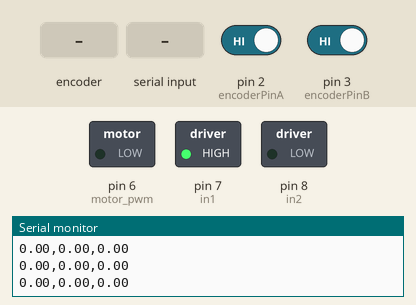
Bench run of a program on a simulated Arduino Uno, built with avr-gcc and run on an emulated ATmega328P. Parts: switched loads named in the program (green lamp = pin HIGH), the last lines printed to the serial monitor. The inputs (shaded band) are chosen by the test bench; at power-on: pin 2 (encoderPinA) HIGH, pin 3 (encoderPinB) HIGH.

Above: at 1.2 s.
1.3 s: rotary encoder on pin 2 (encoderPinA) / pin 3 (encoderPinB) turned 3 steps (first pin leading)
At 1.65 s:
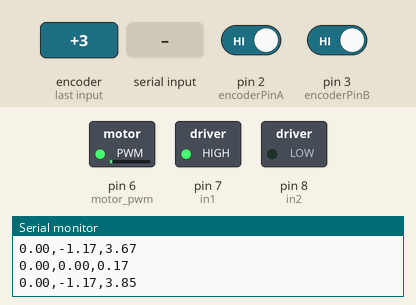
4.3 s: "30,150\n" received over Serial
At 4.45 s:
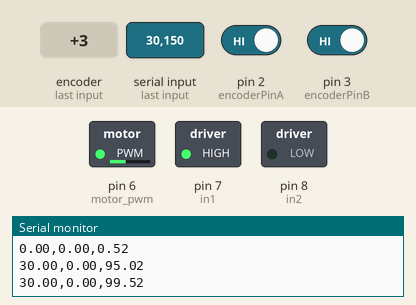
At 9.0 s:
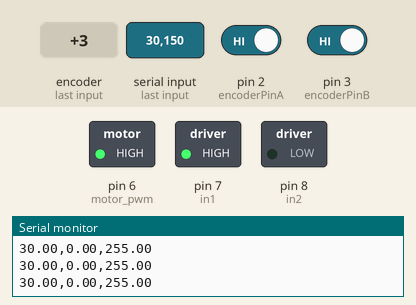
Timing chart, 0 to 10.5 s (numbered marks = the images above; inputs shaded):
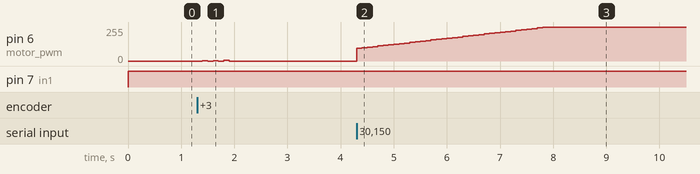

Measured:
- after the input at 1.3 s, pin 6 (motor_pwm): 0/255 → 3/255 after 0.10 s, → 0/255 0.10 s later, → 3/255 0.10 s later, → 0/255 0.10 s later, … (6 changes in this stretch)
- after the input at 4.3 s, pin 6 (motor_pwm): moves from 0/255 to 255/255 over 3.6 s, starting at once

The program:

main.cpp
```cpp
#include <Arduino.h>
#include <PIDController.h>

// Encoder connections
const int encoderPinA = 2;  // Channel A
const int encoderPinB = 3;  // Channel B

// Motor pins
#define in1 7
#define in2 8
#define motor_pwm 6

//  Target RPM
float set_point = 0.0;

//  Measured RPM
float measured_RPM = 0.0;

//  Required PWM
float required_pwm = 0.0;

const float PPR = 514.8;  // as the gear ratio of the motor is 1:46.8, each encoder channel produces 11 signals per revolution, so PPR = 11 * 46.8 = 514.8
unsigned long old_time = 0;

volatile long pos = 0;
void readEncoder();

//  Creating PID object
PIDController speed_PID(3.0, 1.5, 0.0);


void setup() {
  old_time = millis();
  Serial.begin(115200);

  pinMode(encoderPinA, INPUT_PULLUP);
  pinMode(encoderPinB, INPUT_PULLUP);
  // Only B is read: A triggered the interrupt (RISING), so its state is always HIGH — no information gained from reading it
  attachInterrupt(digitalPinToInterrupt(encoderPinA), readEncoder, RISING);

  pinMode(in1, OUTPUT);
  pinMode(in2, OUTPUT);
  pinMode(motor_pwm, OUTPUT);

}

void loop() {

  //  Make motor rotate clock wise
  digitalWrite(in1, HIGH);
  digitalWrite(in2, LOW);

  //  Get the desired RPM from serial
  if (Serial.available()) {
    String input = Serial.readStringUntil('\n');
    input.trim();
    float new_setpoint = input.toFloat();
    if (new_setpoint > 0) set_point = new_setpoint;
  }

  //  Reading motor RPM
  unsigned long current_time = millis();
  if (current_time - old_time >= 100) {
    noInterrupts();
    long count = pos;
    pos = 0;
    interrupts();

    float dt = (current_time - old_time) / 1000.0;
    measured_RPM = (count / PPR) * (60.0 / dt);
    old_time = current_time;

    //  PID control
    required_pwm = speed_PID.compute(set_point, measured_RPM, dt);
    required_pwm = constrain(required_pwm, 0, 255);
    analogWrite(motor_pwm, (int)required_pwm);

    //  Serial printing
    Serial.print(set_point); Serial.print(",");
    Serial.print(measured_RPM); Serial.print(",");
    Serial.println(required_pwm);

  }

}

void readEncoder() {
  if (digitalRead(encoderPinB))
    pos++;
  else
    pos--;

}
```

PIDController.h
```cpp
#ifndef _MYCLASS_H_
#define _MYCLASS_H_

class PIDController
{
    private:
        float kp;
        float ki;
        float kd;
        float integral;
        float prev_error;

    public:
        PIDController(float kp_value, float ki_value, float kd_value);

        float compute(float set_point, float measured, float dt);

        void reset();

        void set_tunings(float kp_value, float ki_value, float kd_value);

};

#endif
```

PIDController.cpp
```cpp
#include "PIDController.h"

PIDController::PIDController(float kp_value, float ki_value, float kd_value)
{
    kp = kp_value;
    ki = ki_value;
    kd = kd_value;
    integral = 0;
    prev_error = 0;
}

float PIDController::compute(float set_point, float measured, float dt)
{
    float error = set_point - measured;
    integral += error * dt;
    if(integral > 200.0) integral = 200.0;
    if(integral < -200.0) integral = -200.0;
    float derivative = (error - prev_error) / dt;
    float output = kp * error + ki * integral + kd * derivative;
    prev_error = error;
    return output;
}

void PIDController::reset()
{
    integral = 0;
    prev_error = 0;
}

void PIDController::set_tunings(float kp_value, float ki_value, float kd_value)
{
    kp = kp_value;
    ki = ki_value;
    kd = kd_value;
}
```
